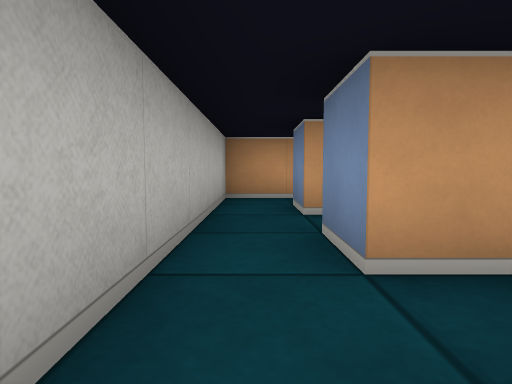
[1] (above)

16 first-person views from a walk through a cub3D level. The camera is about half as high as the walls, tilts 4° down and sees 75° across. The floor is counted in squares. Each view is taken from the middle of a square. On the plan, view 1 faces up. The plan holds only what a view shows up to about 9 squares ahead; the rest is blank.

[2]
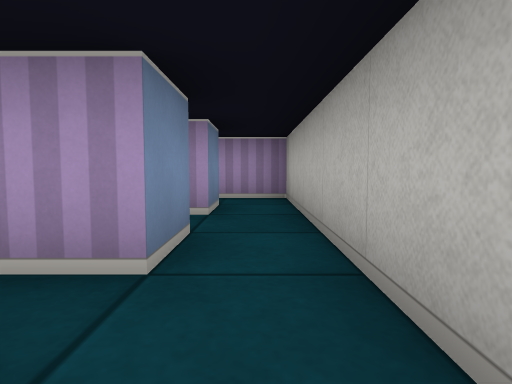

[3]
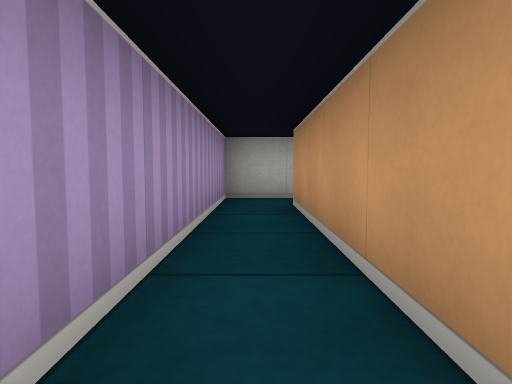

[4]
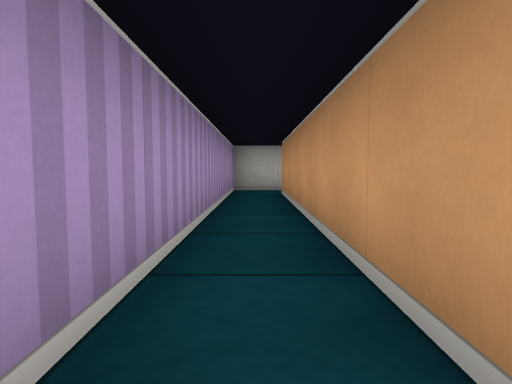

[5]
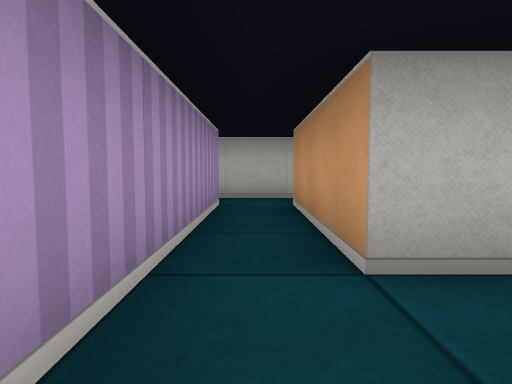

[6]
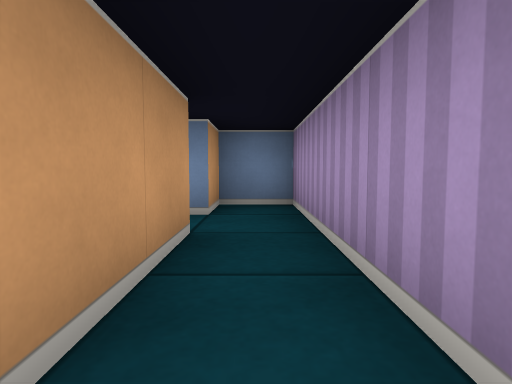

[7]
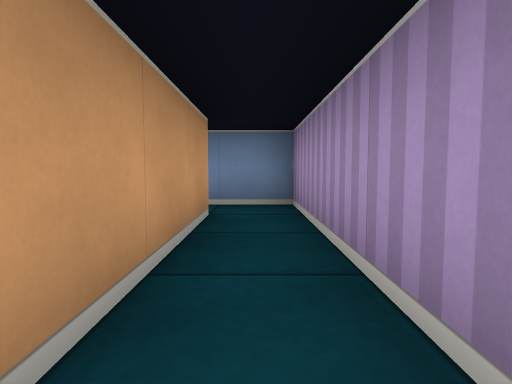

[8]
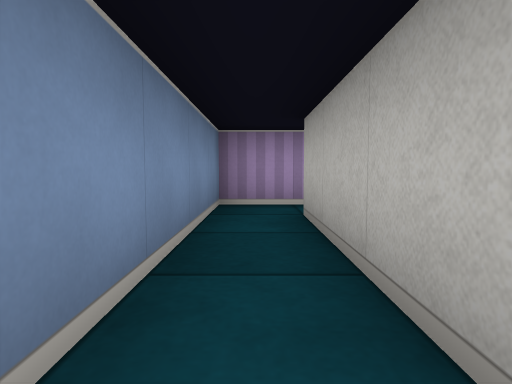

[9]
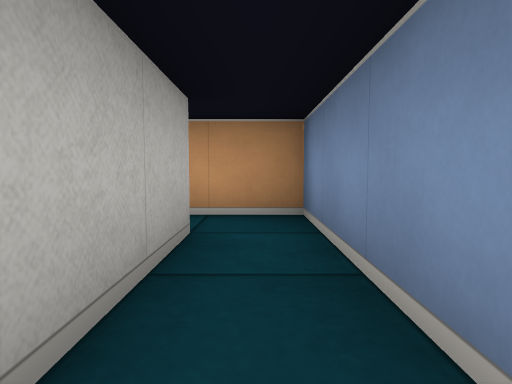

[10]
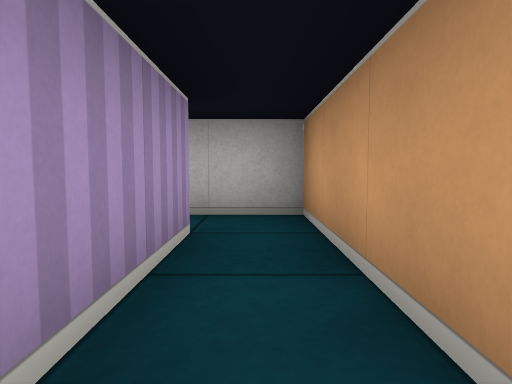

[11]
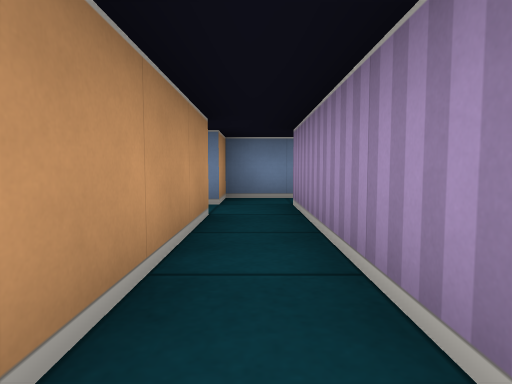

[12]
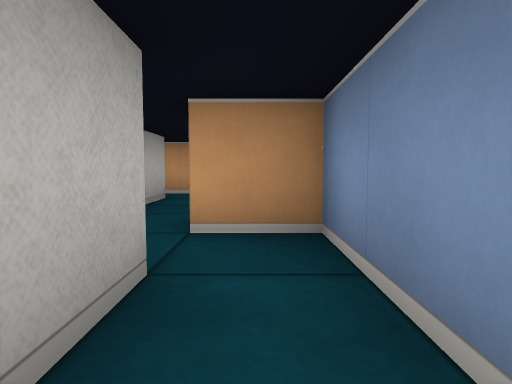

[13]
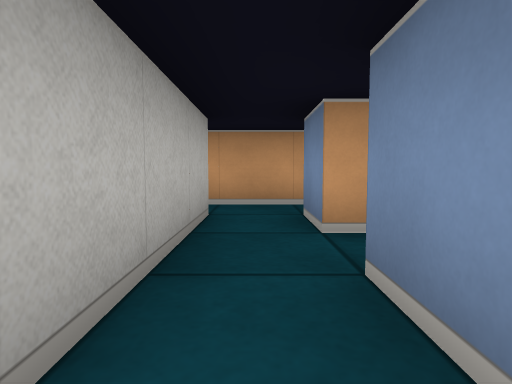

[14]
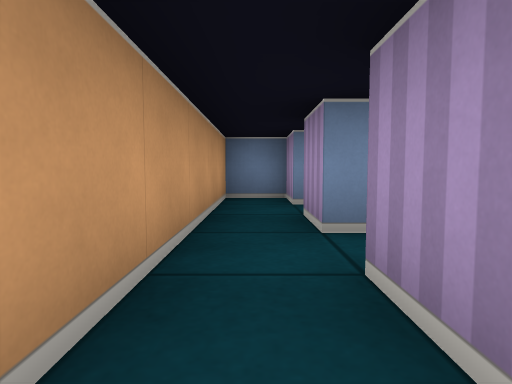

[15]
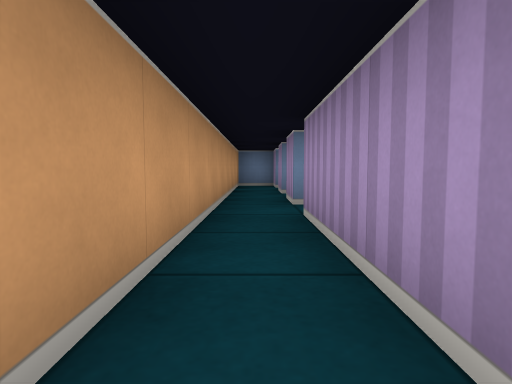

[16]
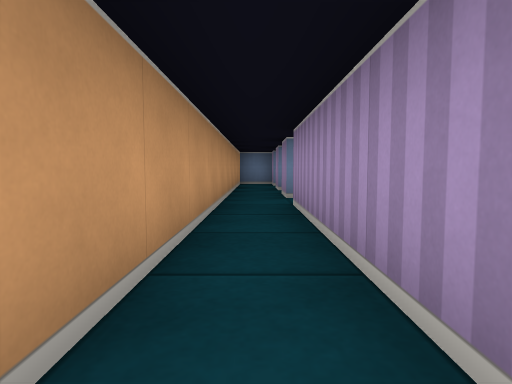

### Floor plan
Ten units are one square. View 1 is at (0, 0); x grows to the right and y downward. Boxes are objects, and circles mark ways between rooms. Rooms are numbered by the first view taken in them; rooms with no view inside come last. Other rooms are left out.
<svg viewBox="-155 -100 235 120">
<path fill="none" stroke="#000" d="M65 -25 65 5 5 5 5 -5M-5 -5 -5 15 75 15 75 -35 62 -35M5 -25 12 -25M5 -35 5 -45M-5 -45 -5 -25M5 -5 55 -5 55 -15 45 -15M35 -22 35 -15 5 -15 5 -25M-5 -25 -5 -5M35 -65 35 -55 -5 -55 -5 -45M5 -45 45 -45M55 -45 55 -55 45 -55 45 -65M55 -36 55 -45M45 -45 45 -36M-44 -85 -5 -85M5 -85 15 -85M25 -85 35 -85M35 -95 -44 -95M35 -85 35 -65M45 -75 45 -85M45 -85 55 -85 55 -95 35 -95"/>
<circle cx="0" cy="0" r="3" fill="#2a7"/>
<circle cx="60" cy="-30" r="3" fill="#2a7"/>
<circle cx="0" cy="-20" r="3" fill="#2a7"/>
<circle cx="0" cy="-40" r="3" fill="#2a7"/>
<circle cx="40" cy="-20" r="3" fill="#2a7"/>
<circle cx="50" cy="-40" r="3" fill="#2a7"/>
<circle cx="40" cy="-60" r="3" fill="#2a7"/>
<circle cx="30" cy="-90" r="3" fill="#2a7"/>
<circle cx="40" cy="-80" r="3" fill="#2a7"/>
<text x="40" y="10">1</text>
<text x="10" y="-30">2</text>
<text x="20" y="-10">3</text>
<text x="30" y="-50">4</text>
<text x="50" y="-30">5</text>
<text x="-150" y="-90">6</text>
<text x="40" y="-80">7</text>
<text x="40" y="-90">8</text>
</svg>
Room 1 opens to room 3. Room 1 opens to room 5. Room 2 opens to room 3. Room 2 opens to room 4. Room 3 opens to room 5. Room 4 opens to room 5. Room 4 opens to room 7. Room 6 opens to room 8. Room 7 opens to room 8.

Where each view was taken, in squares from view 1:
view 1: 0 up, 0 right, facing up
view 2: 4 up, 0 right, facing down
view 3: 1 down, 5 right, facing left
view 4: 1 down, 7 right, facing left
view 5: 1 up, 5 right, facing left
view 6: 1 up, 1 right, facing right
view 7: 1 down, 3 right, facing right
view 8: 3 up, 7 right, facing down
view 9: 0 up, 7 right, facing up
view 10: 5 up, 3 right, facing left
view 11: 5 up, 0 right, facing right
view 12: 3 up, 5 right, facing up
view 13: 5 up, 4 right, facing up
view 14: 9 up, 0 right, facing right
view 15: 9 up, 4 left, facing right
view 16: 9 up, 5 left, facing right
